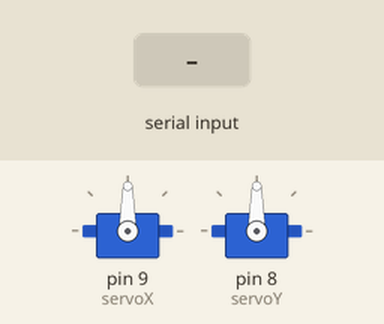
Simulated run of this sketch. Board: Arduino Uno, built with avr-gcc and run on an emulated ATmega328P. Shown: 2 × servo. Inputs (shaded band) come from the test bench.

Above: at 1.2 s.
1.3 s: "Y" received over Serial
At 1.9 s:
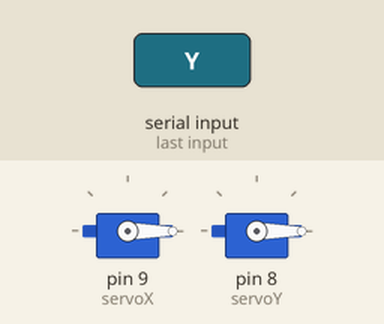
2.8 s: "30,150\n" received over Serial
At 3.2 s:
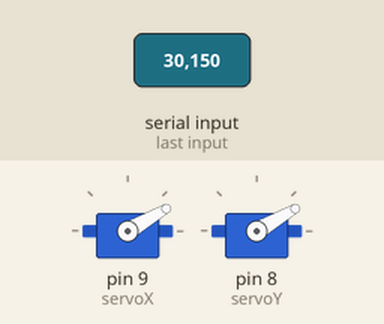
4.3 s: "200\n" received over Serial
At 5.5 s:
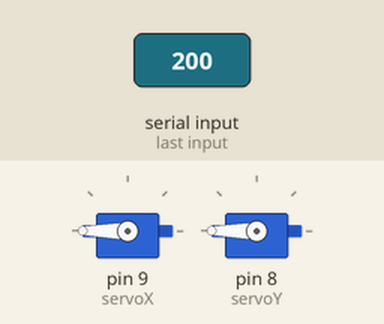
5.8 s: "X" received over Serial
At 6.5 s:
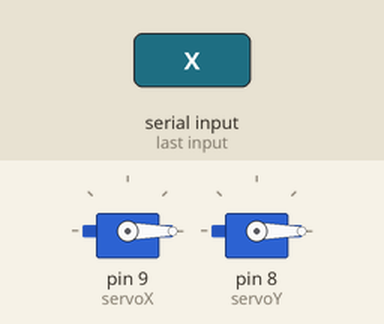
7.3 s: "90,45\n" received over Serial
At 7.9 s:
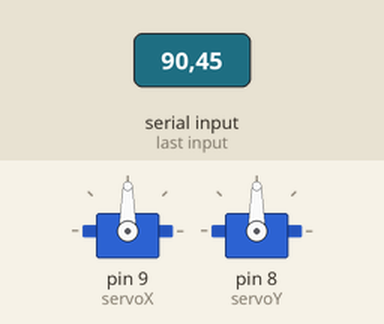
Timing chart, 0 to 9.8 s (numbered marks = the images above; inputs shaded):
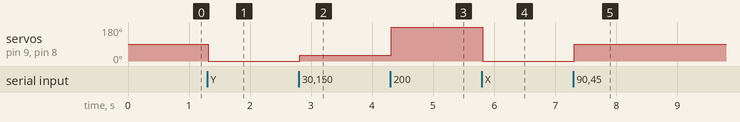

Measured:
- after the input at 1.3 s, servo on pin 9 (servoX), servo on pin 8 (servoY): 90° → 0° at once
- after the input at 2.8 s, servo on pin 9 (servoX), servo on pin 8 (servoY): 0° → 30° at once
- after the input at 4.3 s, servo on pin 9 (servoX), servo on pin 8 (servoY): 30° → 180° at once
- after the input at 5.8 s, servo on pin 9 (servoX), servo on pin 8 (servoY): 180° → 0° at once
- after the input at 7.3 s, servo on pin 9 (servoX), servo on pin 8 (servoY): 0° → 90° at once

The sketch:

arduino_script.ino
```cpp
// Incluimos la librería necesaria para manejar los servo motores
#include <Servo.h>

// Definimos los servo motores que controlarán el eje X y Y
Servo servoX;
Servo servoY;

// Definimos la variable que contiene la información transmitida por el puerto Serial
String serialData;

// Función que se ejecutará solo una vez al iniciar el Arduino
void setup() {
  // Asignamos cada servo a su respectivo pin digital del Arduino
  servoX.attach(9);
  servoY.attach(8);

  // Abrimos el puerto Serial con un ratio de 9600 bps
  Serial.begin(9600);
  // Asignamos el tiempo maximo de espera para los datos en 10 milisegundos
  Serial.setTimeout(10);
}

// Funcion que se ejecutará en bucle infinitamente
void loop() {
  // Comprobamos si hay información en el puerto Serial
  if (Serial.available() >0){
    // Obtenemos la información del puerto Serial
    serialData = Serial.readString();

    // Traducimos la información recibida, en ángulos del eje X y Y
    int anguloX = parseDataX(serialData);
    int anguloY = parseDataY(serialData);

    // Movemos los servomotores a sus respectivos angulos
    servoX.write(anguloX);
    servoY.write(anguloY);
  }
}

// Función que retorna el numero seguido de la letra X
// Ejemplo:
// input -> "X120Y90"
// output -> 120
int parseDataX(String data){
  data.remove(data.indexOf("Y"));
  data.remove(data.indexOf("X"), 1);
  return data.toInt();
}

// Función que retorna el numero seguido de la letra Y
// Ejemplo:
// input -> "X120Y90"
// output -> 90
int parseDataY(String data){
  data.remove(0,data.indexOf("Y") + 1);
  return data.toInt();
}
```
